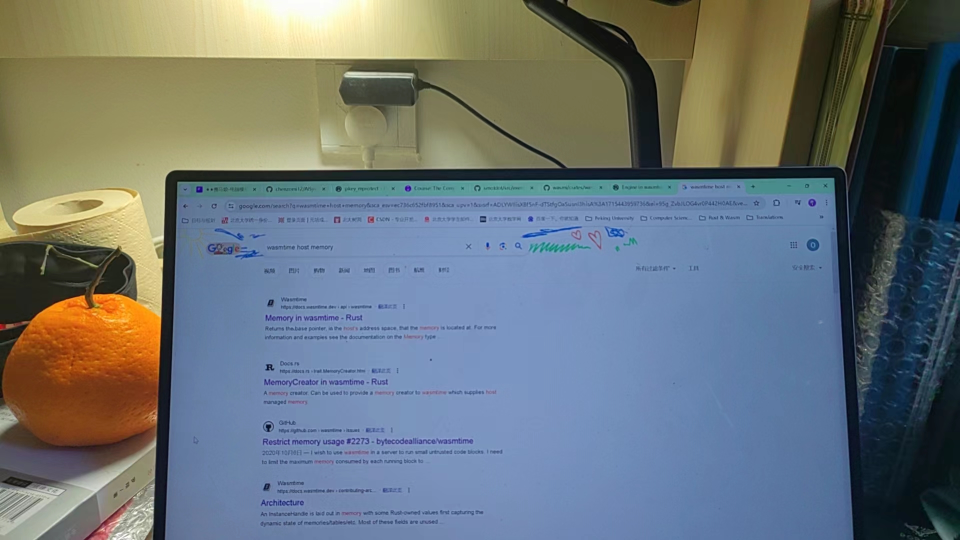
#> input picture prototype/backend/uploads/1716082742453.jpg, 1919 x 1080 px (shown at 1/2 size)
$ python test.py uploads/1716082742453.jpg
#> lines starting #> are read from the running program, lines starting #| are printed output that depends on the picture
import cv2
import numpy as np
import json

import sys

def resize_image(image_path, width):
    # Load the image
#> called with image_path = 'uploads/1716082742453.jpg', width = 800
    image = cv2.imread(image_path, cv2.IMREAD_GRAYSCALE)
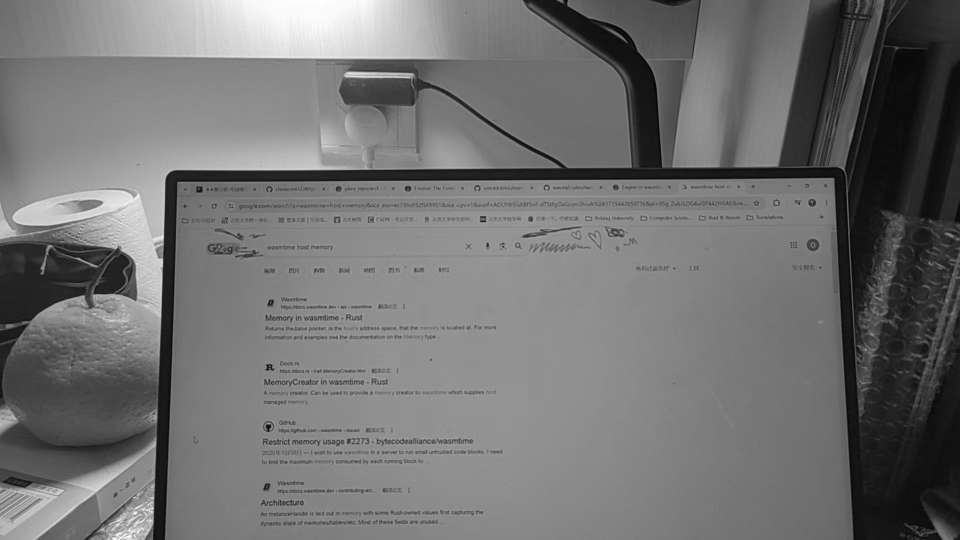
#> image: shape (1080, 1919) (shown at 1/2 size); min 0, max 255, mean 113.7

    # Calculate the aspect ratio
    aspect_ratio = width / float(image.shape[1])
#> aspect_ratio = 0.417

    # Calculate the new height based on the aspect ratio
    height = int(image.shape[0] * aspect_ratio)
#> height = 450

    # Resize the image
    resized_image = cv2.resize(image, (width, height))
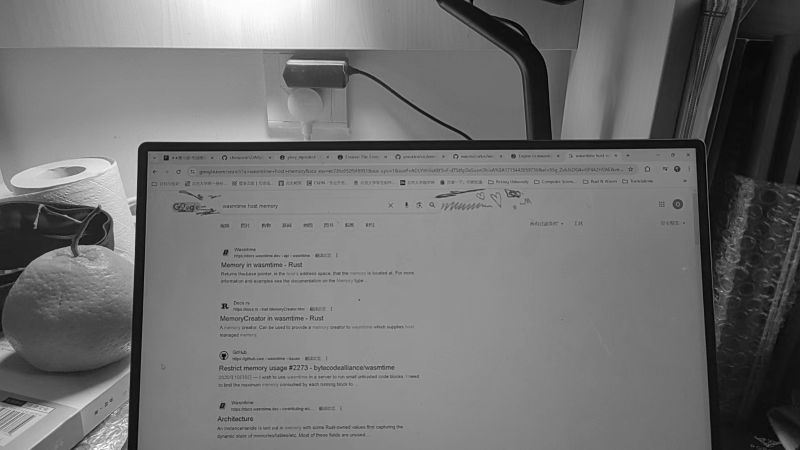
#> resized_image: shape (450, 800); min 1, max 254, mean 113.6

    return resized_image

def extract_edges(image_path):
    # Load the image
    image = resize_image(image_path, 800)

    # Apply Canny edge detection
    edges = cv2.Canny(image, 100, 200)  # You can adjust the threshold values as needed
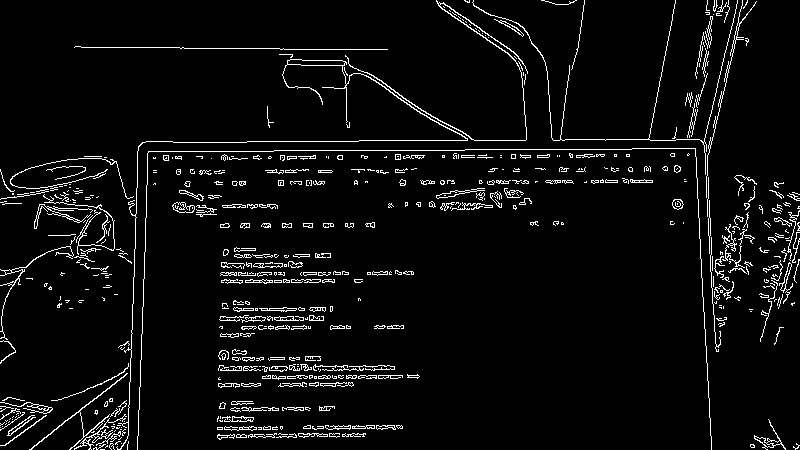
#> edges: shape (450, 800); 4.9% white in thin lines or dots

    # Find edge coordinates
    edge_points = np.transpose(np.nonzero(edges))  # Get the coordinates of non-zero (white) pixels
#> edge_points = 17546 pairs, first value 0 to 449, second value 0 to 799

    # Create JSON object
    edge_info = {
        "image_path": image_path,
        "width": edges.shape[1],
        "height": edges.shape[0],
        "edges": edge_points.tolist()  # Convert NumPy array to list for JSON serialization
    }

    # Save processed image
    processed_image_path = image_path.replace(".", "_processed.")
    cv2.imwrite(processed_image_path, edges)

    return edge_info, processed_image_path

def save_as_json(data, json_path):
    with open(json_path, 'w') as json_file:
        json.dump(data, json_file, indent=4)

if __name__ == "__main__":
    image_path = sys.argv[1]
    json_path = "edge_info.json"

    edge_info, processed_image_path = extract_edges(image_path)
#> edge_info = 4 items; processed_image_path = 'uploads/1716082742453_processed.jpg'
    save_as_json(edge_info, json_path)

    print("Processed image saved to:", processed_image_path)
#| Processed image saved to: uploads/1716082742453_processed.jpg
    print("Edge information saved to:", json_path)
